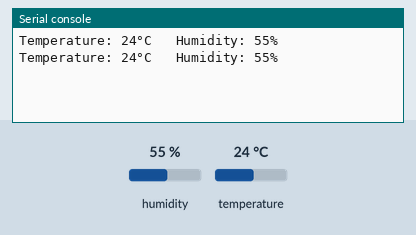
This program was run on a simulated Raspberry Pi Pico running MicroPython. Parts: the last lines printed to the serial console. Inputs (shaded band) come from the test bench; at power-on: humidity 55 %, temperature 24 °C.

Above: at 1.2 s.
1.3 s: humidity set to 22 %
At 2.6 s:
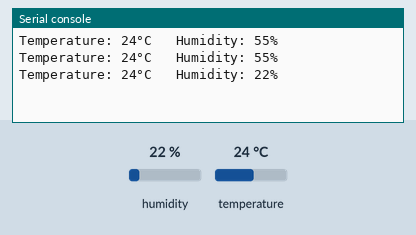
2.8 s: temperature set to 12 °C
At 3.9 s:
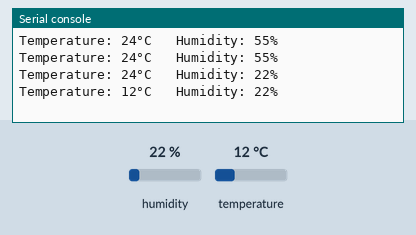
4.3 s: humidity set to 40 %
At 5.9 s:
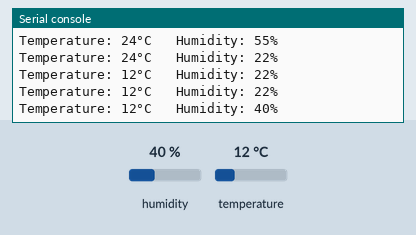
Timing chart, 0 to 7.4 s (numbered marks = the images above; inputs shaded):
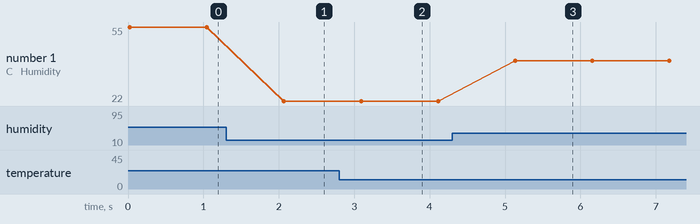

Measured:
- after the input at 1.3 s, the serial console: prints a new line after 0.77 s (image 1)
- after the input at 2.8 s, the serial console: prints a new line after 0.29 s (image 2)
- after the input at 4.3 s, the serial console: prints a new line after 0.84 s (image 3)
- plotted number 1: 55 → 22 after the input at 1.3 s, 22 → 40 after the input at 4.3 s

The program:

lec6_1.py
```python
from machine import Pin
from time import sleep
import dht

sensor = dht.DHT11(Pin(2))  # 2번핀 사용 / 디지털핀 / DHT11로 했을 때 온습도 출력에 오류가 있을 경우 DHT22로 진행

while True:
    sensor.measure()
    temp = sensor.temperature()
    hum = sensor.humidity()
    print(f"Temperature: {temp}°C   Humidity: {hum}% ")
    sleep(1)
```
